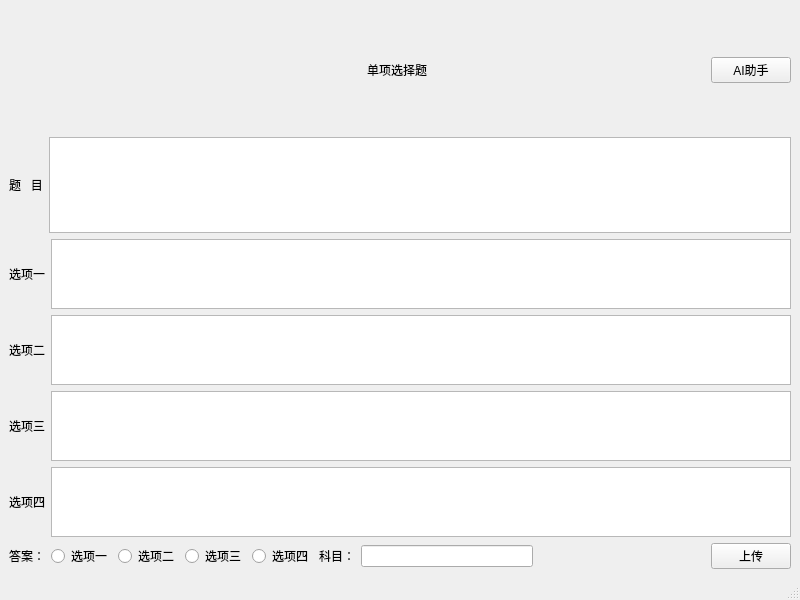
<?xml version="1.0" encoding="UTF-8"?>
<ui version="4.0">
 <class>SingleSelectWindow</class>
 <widget class="QMainWindow" name="SingleSelectWindow">
  <property name="geometry">
   <rect>
    <x>0</x>
    <y>0</y>
    <width>800</width>
    <height>600</height>
   </rect>
  </property>
  <property name="windowTitle">
   <string>单选题</string>
  </property>
  <widget class="QWidget" name="centralwidget">
   <layout class="QGridLayout" name="gridLayout">
    <item row="0" column="0">
     <layout class="QVBoxLayout" name="verticalLayout" stretch="1,1,1,2,1,1,1,1,1">
      <item>
       <spacer name="verticalSpacer_2">
        <property name="orientation">
         <enum>Qt::Orientation::Vertical</enum>
        </property>
        <property name="sizeHint" stdset="0">
         <size>
          <width>20</width>
          <height>40</height>
         </size>
        </property>
       </spacer>
      </item>
      <item>
       <layout class="QHBoxLayout" name="horizontalLayout_9">
        <item>
         <spacer name="horizontalSpacer_2">
          <property name="orientation">
           <enum>Qt::Orientation::Horizontal</enum>
          </property>
          <property name="sizeHint" stdset="0">
           <size>
            <width>37</width>
            <height>18</height>
           </size>
          </property>
         </spacer>
        </item>
        <item>
         <widget class="QLabel" name="label_7">
          <property name="text">
           <string>单项选择题</string>
          </property>
          <property name="alignment">
           <set>Qt::AlignmentFlag::AlignCenter</set>
          </property>
         </widget>
        </item>
        <item>
         <layout class="QHBoxLayout" name="horizontalLayout_8">
          <item>
           <spacer name="horizontalSpacer_3">
            <property name="orientation">
             <enum>Qt::Orientation::Horizontal</enum>
            </property>
            <property name="sizeHint" stdset="0">
             <size>
              <width>40</width>
              <height>20</height>
             </size>
            </property>
           </spacer>
          </item>
          <item>
           <widget class="QPushButton" name="pushButton">
            <property name="sizePolicy">
             <sizepolicy hsizetype="Fixed" vsizetype="Fixed">
              <horstretch>0</horstretch>
              <verstretch>0</verstretch>
             </sizepolicy>
            </property>
            <property name="minimumSize">
             <size>
              <width>0</width>
              <height>0</height>
             </size>
            </property>
            <property name="text">
             <string>AI助手</string>
            </property>
           </widget>
          </item>
         </layout>
        </item>
       </layout>
      </item>
      <item>
       <spacer name="verticalSpacer">
        <property name="orientation">
         <enum>Qt::Orientation::Vertical</enum>
        </property>
        <property name="sizeHint" stdset="0">
         <size>
          <width>20</width>
          <height>40</height>
         </size>
        </property>
       </spacer>
      </item>
      <item>
       <layout class="QHBoxLayout" name="horizontalLayout_7">
        <item>
         <widget class="QLabel" name="label">
          <property name="text">
           <string>题   目</string>
          </property>
          <property name="alignment">
           <set>Qt::AlignmentFlag::AlignCenter</set>
          </property>
         </widget>
        </item>
        <item>
         <widget class="QTextEdit" name="question_textEdit"/>
        </item>
       </layout>
      </item>
      <item>
       <layout class="QHBoxLayout" name="horizontalLayout">
        <item>
         <widget class="QLabel" name="label_2">
          <property name="text">
           <string>选项一</string>
          </property>
         </widget>
        </item>
        <item>
         <widget class="QTextEdit" name="option1_textEdit"/>
        </item>
       </layout>
      </item>
      <item>
       <layout class="QHBoxLayout" name="horizontalLayout_2">
        <item>
         <widget class="QLabel" name="label_3">
          <property name="text">
           <string>选项二</string>
          </property>
         </widget>
        </item>
        <item>
         <widget class="QTextEdit" name="option2_textEdit_2"/>
        </item>
       </layout>
      </item>
      <item>
       <layout class="QHBoxLayout" name="horizontalLayout_3">
        <item>
         <widget class="QLabel" name="label_4">
          <property name="text">
           <string>选项三</string>
          </property>
         </widget>
        </item>
        <item>
         <widget class="QTextEdit" name="option3_textEdit_3"/>
        </item>
       </layout>
      </item>
      <item>
       <layout class="QHBoxLayout" name="horizontalLayout_4">
        <item>
         <widget class="QLabel" name="label_5">
          <property name="text">
           <string>选项四</string>
          </property>
         </widget>
        </item>
        <item>
         <widget class="QTextEdit" name="option4_textEdit_4"/>
        </item>
       </layout>
      </item>
      <item>
       <layout class="QHBoxLayout" name="horizontalLayout_6">
        <item>
         <layout class="QHBoxLayout" name="horizontalLayout_5">
          <item>
           <widget class="QLabel" name="label_6">
            <property name="text">
             <string>答案：</string>
            </property>
           </widget>
          </item>
          <item>
           <widget class="QRadioButton" name="option1_radioButton">
            <property name="text">
             <string>选项一</string>
            </property>
           </widget>
          </item>
          <item>
           <widget class="QRadioButton" name="option2_radioButton_2">
            <property name="text">
             <string>选项二</string>
            </property>
           </widget>
          </item>
          <item>
           <widget class="QRadioButton" name="option3_radioButton_3">
            <property name="text">
             <string>选项三</string>
            </property>
           </widget>
          </item>
          <item>
           <widget class="QRadioButton" name="option4_radioButton_4">
            <property name="text">
             <string>选项四</string>
            </property>
           </widget>
          </item>
         </layout>
        </item>
        <item>
         <widget class="QLabel" name="label_8">
          <property name="text">
           <string>科目：</string>
          </property>
         </widget>
        </item>
        <item>
         <widget class="QLineEdit" name="subject_lineEdit"/>
        </item>
        <item>
         <spacer name="horizontalSpacer">
          <property name="orientation">
           <enum>Qt::Orientation::Horizontal</enum>
          </property>
          <property name="sizeHint" stdset="0">
           <size>
            <width>40</width>
            <height>20</height>
           </size>
          </property>
         </spacer>
        </item>
        <item>
         <widget class="QPushButton" name="upload_pushButton">
          <property name="text">
           <string>上传</string>
          </property>
         </widget>
        </item>
       </layout>
      </item>
     </layout>
    </item>
   </layout>
  </widget>
  <widget class="QMenuBar" name="menubar">
   <property name="geometry">
    <rect>
     <x>0</x>
     <y>0</y>
     <width>800</width>
     <height>28</height>
    </rect>
   </property>
  </widget>
  <widget class="QStatusBar" name="statusbar"/>
 </widget>
 <resources/>
 <connections/>
</ui>
